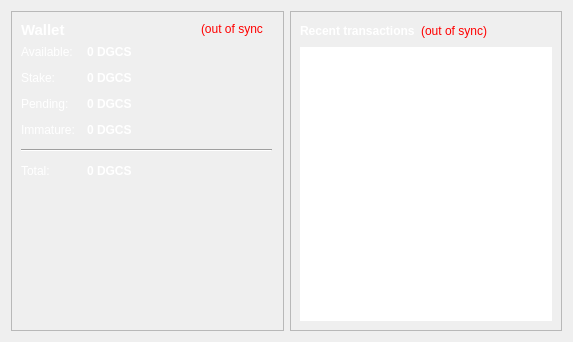
<?xml version="1.0" encoding="UTF-8"?>
<ui version="4.0">
 <class>OverviewPage</class>
 <widget class="QWidget" name="OverviewPage">
  <property name="geometry">
   <rect>
    <x>0</x>
    <y>0</y>
    <width>573</width>
    <height>342</height>
   </rect>
  </property>
  <property name="windowTitle">
   <string>Form</string>
  </property>
  <property name="styleSheet">
   <string notr="true">color: rgb(255, 255, 255);</string>
  </property>
  <layout class="QHBoxLayout" name="horizontalLayout" stretch="1,1">
   <item>
    <layout class="QVBoxLayout" name="verticalLayout_2">
     <item>
      <widget class="QFrame" name="frame">
       <property name="frameShape">
        <enum>QFrame::StyledPanel</enum>
       </property>
       <property name="frameShadow">
        <enum>QFrame::Raised</enum>
       </property>
       <widget class="QWidget" name="layoutWidget">
        <property name="geometry">
         <rect>
          <x>10</x>
          <y>34</y>
          <width>251</width>
          <height>213</height>
         </rect>
        </property>
        <layout class="QFormLayout" name="formLayout_2">
         <property name="fieldGrowthPolicy">
          <enum>QFormLayout::AllNonFixedFieldsGrow</enum>
         </property>
         <property name="horizontalSpacing">
          <number>12</number>
         </property>
         <property name="verticalSpacing">
          <number>12</number>
         </property>
         <item row="0" column="0">
          <widget class="QLabel" name="label">
           <property name="text">
            <string>Available:</string>
           </property>
          </widget>
         </item>
         <item row="0" column="1">
          <widget class="QLabel" name="labelBalance">
           <property name="font">
            <font>
             <weight>75</weight>
             <bold>true</bold>
            </font>
           </property>
           <property name="cursor">
            <cursorShape>IBeamCursor</cursorShape>
           </property>
           <property name="toolTip">
            <string>Your current spendable balance</string>
           </property>
           <property name="text">
            <string notr="true">0 DGCS</string>
           </property>
           <property name="textInteractionFlags">
            <set>Qt::LinksAccessibleByMouse|Qt::TextSelectableByKeyboard|Qt::TextSelectableByMouse</set>
           </property>
          </widget>
         </item>
         <item row="2" column="0">
          <widget class="QLabel" name="label_6">
           <property name="text">
            <string>Stake:</string>
           </property>
          </widget>
         </item>
         <item row="2" column="1">
          <widget class="QLabel" name="labelStake">
           <property name="font">
            <font>
             <weight>75</weight>
             <bold>true</bold>
            </font>
           </property>
           <property name="cursor">
            <cursorShape>IBeamCursor</cursorShape>
           </property>
           <property name="toolTip">
            <string>Total of coins that was staked, and do not yet count toward the current balance</string>
           </property>
           <property name="text">
            <string notr="true">0 DGCS</string>
           </property>
           <property name="textInteractionFlags">
            <set>Qt::LinksAccessibleByMouse|Qt::TextSelectableByKeyboard|Qt::TextSelectableByMouse</set>
           </property>
          </widget>
         </item>
         <item row="3" column="0">
          <widget class="QLabel" name="label_3">
           <property name="text">
            <string>Pending:</string>
           </property>
          </widget>
         </item>
         <item row="3" column="1">
          <widget class="QLabel" name="labelUnconfirmed">
           <property name="font">
            <font>
             <weight>75</weight>
             <bold>true</bold>
            </font>
           </property>
           <property name="cursor">
            <cursorShape>IBeamCursor</cursorShape>
           </property>
           <property name="toolTip">
            <string>Total of transactions that have yet to be confirmed, and do not yet count toward the current balance</string>
           </property>
           <property name="text">
            <string notr="true">0 DGCS</string>
           </property>
           <property name="textInteractionFlags">
            <set>Qt::LinksAccessibleByMouse|Qt::TextSelectableByKeyboard|Qt::TextSelectableByMouse</set>
           </property>
          </widget>
         </item>
         <item row="4" column="0">
          <widget class="QLabel" name="labelImmatureText">
           <property name="text">
            <string>Immature:</string>
           </property>
          </widget>
         </item>
         <item row="4" column="1">
          <widget class="QLabel" name="labelImmature">
           <property name="font">
            <font>
             <weight>75</weight>
             <bold>true</bold>
            </font>
           </property>
           <property name="toolTip">
            <string>Mined balance that has not yet matured</string>
           </property>
           <property name="text">
            <string notr="true">0 DGCS</string>
           </property>
           <property name="textInteractionFlags">
            <set>Qt::LinksAccessibleByMouse|Qt::TextSelectableByKeyboard|Qt::TextSelectableByMouse</set>
           </property>
          </widget>
         </item>
         <item row="5" column="0" colspan="2">
          <widget class="Line" name="line">
           <property name="orientation">
            <enum>Qt::Horizontal</enum>
           </property>
          </widget>
         </item>
         <item row="6" column="0">
          <widget class="QLabel" name="labelTotalText">
           <property name="text">
            <string>Total:</string>
           </property>
          </widget>
         </item>
         <item row="6" column="1">
          <widget class="QLabel" name="labelTotal">
           <property name="font">
            <font>
             <weight>75</weight>
             <bold>true</bold>
            </font>
           </property>
           <property name="cursor">
            <cursorShape>IBeamCursor</cursorShape>
           </property>
           <property name="toolTip">
            <string>Your current total balance</string>
           </property>
           <property name="text">
            <string notr="true">0 DGCS</string>
           </property>
           <property name="textInteractionFlags">
            <set>Qt::LinksAccessibleByMouse|Qt::TextSelectableByKeyboard|Qt::TextSelectableByMouse</set>
           </property>
          </widget>
         </item>
        </layout>
       </widget>
       <widget class="QLabel" name="label_5">
        <property name="geometry">
         <rect>
          <x>10</x>
          <y>10</y>
          <width>49</width>
          <height>18</height>
         </rect>
        </property>
        <property name="font">
         <font>
          <pointsize>11</pointsize>
          <weight>75</weight>
          <bold>true</bold>
         </font>
        </property>
        <property name="text">
         <string>Wallet</string>
        </property>
       </widget>
       <widget class="QLabel" name="labelWalletStatus">
        <property name="geometry">
         <rect>
          <x>190</x>
          <y>10</y>
          <width>62</width>
          <height>16</height>
         </rect>
        </property>
        <property name="toolTip">
         <string>The displayed information may be out of date. Your wallet automatically synchronizes with the DigitalCredits network after a connection is established, but this process has not completed yet.</string>
        </property>
        <property name="styleSheet">
         <string notr="true">QLabel { color: red; }</string>
        </property>
        <property name="text">
         <string notr="true">(out of sync)</string>
        </property>
        <property name="alignment">
         <set>Qt::AlignLeading|Qt::AlignLeft|Qt::AlignVCenter</set>
        </property>
       </widget>
      </widget>
     </item>
    </layout>
   </item>
   <item>
    <layout class="QVBoxLayout" name="verticalLayout_3">
     <item>
      <widget class="QFrame" name="frame_2">
       <property name="frameShape">
        <enum>QFrame::StyledPanel</enum>
       </property>
       <property name="frameShadow">
        <enum>QFrame::Raised</enum>
       </property>
       <layout class="QVBoxLayout" name="verticalLayout">
        <item>
         <layout class="QHBoxLayout" name="horizontalLayout_2">
          <item>
           <widget class="QLabel" name="label_4">
            <property name="styleSheet">
             <string notr="true">color: rgb(255, 255, 255);</string>
            </property>
            <property name="text">
             <string>&lt;b&gt;Recent transactions&lt;/b&gt;</string>
            </property>
           </widget>
          </item>
          <item>
           <widget class="QLabel" name="labelTransactionsStatus">
            <property name="toolTip">
             <string>The displayed information may be out of date. Your wallet automatically synchronizes with the DigitalCredits network after a connection is established, but this process has not completed yet.</string>
            </property>
            <property name="styleSheet">
             <string notr="true">QLabel { color: red; }</string>
            </property>
            <property name="text">
             <string notr="true">(out of sync)</string>
            </property>
            <property name="alignment">
             <set>Qt::AlignRight|Qt::AlignTrailing|Qt::AlignVCenter</set>
            </property>
           </widget>
          </item>
          <item>
           <spacer name="horizontalSpacer">
            <property name="orientation">
             <enum>Qt::Horizontal</enum>
            </property>
            <property name="sizeHint" stdset="0">
             <size>
              <width>40</width>
              <height>20</height>
             </size>
            </property>
           </spacer>
          </item>
         </layout>
        </item>
        <item>
         <widget class="QListView" name="listTransactions">
          <property name="styleSheet">
           <string notr="true">QListView { background: transparent; }
color: rgb(255, 255, 255);</string>
          </property>
          <property name="frameShape">
           <enum>QFrame::NoFrame</enum>
          </property>
          <property name="verticalScrollBarPolicy">
           <enum>Qt::ScrollBarAlwaysOff</enum>
          </property>
          <property name="horizontalScrollBarPolicy">
           <enum>Qt::ScrollBarAlwaysOff</enum>
          </property>
          <property name="selectionMode">
           <enum>QAbstractItemView::NoSelection</enum>
          </property>
         </widget>
        </item>
       </layout>
      </widget>
     </item>
    </layout>
   </item>
  </layout>
 </widget>
 <resources/>
 <connections/>
</ui>
